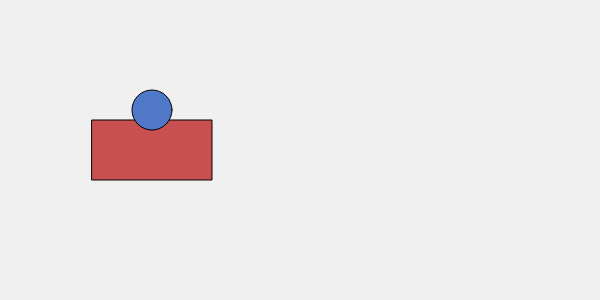
Frame 1 (no input)
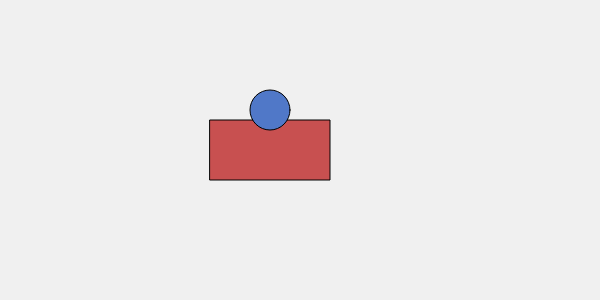
Frame 60 (no input)
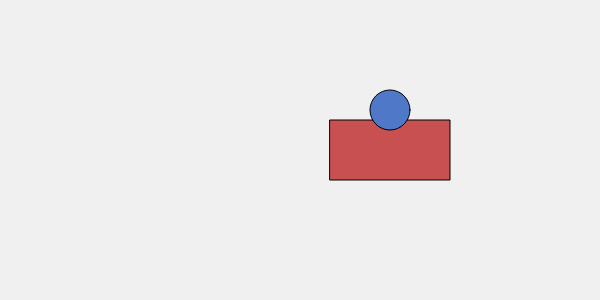
Frame 120 (the mouse pressed at the canvas centre since frame 60)

The p5.js sketch that drew these frames (run headless with seeded random() and noise() and a simulated clock; from frame 60 on, the mouse is pressed at the canvas centre):

// p5.js sketch
// ── sketch.js
let tx =0;
function setup() {
  createCanvas(600, 300);
  rectMode(CENTER);
}

function draw() {
  background(240);
  tx +=2;

  push();
  translate(tx,0);//mueve todo lo que dibujes dentro del push/pop
  fill(200,80,80);
  rect(150,150,120,60);
  
  fill(80,120,200);
  circle(150,110,40);
  pop();
}
